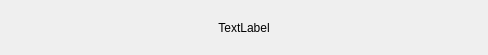
<?xml version="1.0" encoding="UTF-8"?>
<ui version="4.0">
 <class>toast_wdget</class>
 <widget class="QWidget" name="toast_wdget">
  <property name="geometry">
   <rect>
    <x>0</x>
    <y>0</y>
    <width>488</width>
    <height>55</height>
   </rect>
  </property>
  <property name="windowTitle">
   <string>ToastWidget</string>
  </property>
  <layout class="QVBoxLayout" name="verticalLayout">
   <item>
    <widget class="QLabel" name="lbl_hint">
     <property name="text">
      <string>TextLabel</string>
     </property>
     <property name="alignment">
      <set>Qt::AlignCenter</set>
     </property>
    </widget>
   </item>
  </layout>
 </widget>
 <layoutdefault spacing="6" margin="11"/>
 <resources/>
 <connections/>
</ui>
